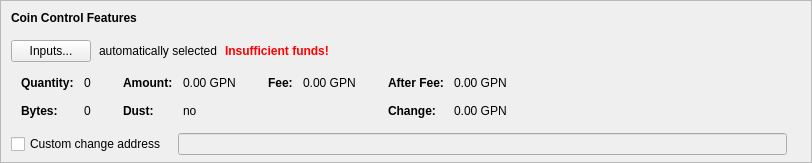
      <widget class="QFrame" name="frameCoinControl">
       <property name="sizePolicy">
        <sizepolicy hsizetype="Expanding" vsizetype="Fixed">
         <horstretch>0</horstretch>
         <verstretch>0</verstretch>
        </sizepolicy>
       </property>
       <property name="maximumSize">
        <size>
         <width>16777215</width>
         <height>16777215</height>
        </size>
       </property>
       <property name="frameShape">
        <enum>QFrame::StyledPanel</enum>
       </property>
       <property name="frameShadow">
        <enum>QFrame::Sunken</enum>
       </property>
       <layout class="QVBoxLayout" name="verticalLayoutCoinControl2">
        <property name="spacing">
         <number>0</number>
        </property>
        <property name="leftMargin">
         <number>0</number>
        </property>
        <property name="topMargin">
         <number>0</number>
        </property>
        <property name="rightMargin">
         <number>0</number>
        </property>
        <property name="bottomMargin">
         <number>6</number>
        </property>
        <item>
         <layout class="QVBoxLayout" name="verticalLayoutCoinControl" stretch="0,0,0,0,0">
          <property name="spacing">
           <number>0</number>
          </property>
          <property name="leftMargin">
           <number>10</number>
          </property>
          <property name="topMargin">
           <number>10</number>
          </property>
          <item>
           <layout class="QHBoxLayout" name="horizontalLayoutCoinControl1">
            <property name="bottomMargin">
             <number>15</number>
            </property>
            <item>
             <widget class="QLabel" name="labelCoinControlFeatures">
              <property name="sizePolicy">
               <sizepolicy hsizetype="Preferred" vsizetype="Maximum">
                <horstretch>0</horstretch>
                <verstretch>0</verstretch>
               </sizepolicy>
              </property>
              <property name="font">
               <font>
                <weight>75</weight>
                <bold>true</bold>
               </font>
              </property>
              <property name="styleSheet">
               <string notr="true">font-weight:bold;</string>
              </property>
              <property name="text">
               <string>Coin Control Features</string>
              </property>
             </widget>
            </item>
           </layout>
          </item>
          <item>
           <layout class="QHBoxLayout" name="horizontalLayoutCoinControl2" stretch="0,0,0,0">
            <property name="spacing">
             <number>8</number>
            </property>
            <property name="bottomMargin">
             <number>10</number>
            </property>
            <item>
             <widget class="QPushButton" name="pushButtonCoinControl">
              <property name="styleSheet">
               <string notr="true"/>
              </property>
              <property name="text">
               <string>Inputs...</string>
              </property>
              <property name="autoDefault">
               <bool>false</bool>
              </property>
             </widget>
            </item>
            <item>
             <widget class="QLabel" name="labelCoinControlAutomaticallySelected">
              <property name="text">
               <string>automatically selected</string>
              </property>
              <property name="margin">
               <number>5</number>
              </property>
             </widget>
            </item>
            <item>
             <widget class="QLabel" name="labelCoinControlInsuffFunds">
              <property name="font">
               <font>
                <weight>75</weight>
                <bold>true</bold>
               </font>
              </property>
              <property name="styleSheet">
               <string notr="true">color:red;font-weight:bold;</string>
              </property>
              <property name="text">
               <string>Insufficient funds!</string>
              </property>
              <property name="margin">
               <number>5</number>
              </property>
             </widget>
            </item>
            <item>
             <spacer name="horizontalSpacerCoinControl">
              <property name="orientation">
               <enum>Qt::Horizontal</enum>
              </property>
              <property name="sizeHint" stdset="0">
               <size>
                <width>40</width>
                <height>1</height>
               </size>
              </property>
             </spacer>
            </item>
           </layout>
          </item>
          <item>
           <widget class="QWidget" name="widgetCoinControl" native="true">
            <property name="sizePolicy">
             <sizepolicy hsizetype="Preferred" vsizetype="Preferred">
              <horstretch>0</horstretch>
              <verstretch>0</verstretch>
             </sizepolicy>
            </property>
            <property name="minimumSize">
             <size>
              <width>0</width>
              <height>0</height>
             </size>
            </property>
            <property name="styleSheet">
             <string notr="true"/>
            </property>
            <layout class="QHBoxLayout" name="horizontalLayoutCoinControl5">
             <property name="leftMargin">
              <number>0</number>
             </property>
             <property name="topMargin">
              <number>0</number>
             </property>
             <property name="rightMargin">
              <number>0</number>
             </property>
             <property name="bottomMargin">
              <number>0</number>
             </property>
             <item>
              <layout class="QHBoxLayout" name="horizontalLayoutCoinControl3" stretch="0,0,0,1">
               <property name="spacing">
                <number>20</number>
               </property>
               <property name="topMargin">
                <number>0</number>
               </property>
               <property name="bottomMargin">
                <number>10</number>
               </property>
               <item>
                <layout class="QFormLayout" name="formLayoutCoinControl1">
                 <property name="horizontalSpacing">
                  <number>10</number>
                 </property>
                 <property name="verticalSpacing">
                  <number>14</number>
                 </property>
                 <property name="leftMargin">
                  <number>10</number>
                 </property>
                 <property name="topMargin">
                  <number>4</number>
                 </property>
                 <property name="rightMargin">
                  <number>6</number>
                 </property>
                 <item row="0" column="0">
                  <widget class="QLabel" name="labelCoinControlQuantityText">
                   <property name="font">
                    <font>
                     <weight>75</weight>
                     <bold>true</bold>
                    </font>
                   </property>
                   <property name="text">
                    <string>Quantity:</string>
                   </property>
                   <property name="margin">
                    <number>0</number>
                   </property>
                  </widget>
                 </item>
                 <item row="0" column="1">
                  <widget class="QLabel" name="labelCoinControlQuantity">
                   <property name="cursor">
                    <cursorShape>IBeamCursor</cursorShape>
                   </property>
                   <property name="contextMenuPolicy">
                    <enum>Qt::ActionsContextMenu</enum>
                   </property>
                   <property name="text">
                    <string notr="true">0</string>
                   </property>
                   <property name="margin">
                    <number>0</number>
                   </property>
                   <property name="textInteractionFlags">
                    <set>Qt::LinksAccessibleByMouse|Qt::TextSelectableByKeyboard|Qt::TextSelectableByMouse</set>
                   </property>
                  </widget>
                 </item>
                 <item row="1" column="0">
                  <widget class="QLabel" name="labelCoinControlBytesText">
                   <property name="font">
                    <font>
                     <weight>75</weight>
                     <bold>true</bold>
                    </font>
                   </property>
                   <property name="text">
                    <string>Bytes:</string>
                   </property>
                  </widget>
                 </item>
                 <item row="1" column="1">
                  <widget class="QLabel" name="labelCoinControlBytes">
                   <property name="cursor">
                    <cursorShape>IBeamCursor</cursorShape>
                   </property>
                   <property name="contextMenuPolicy">
                    <enum>Qt::ActionsContextMenu</enum>
                   </property>
                   <property name="text">
                    <string notr="true">0</string>
                   </property>
                   <property name="textInteractionFlags">
                    <set>Qt::LinksAccessibleByMouse|Qt::TextSelectableByKeyboard|Qt::TextSelectableByMouse</set>
                   </property>
                  </widget>
                 </item>
                </layout>
               </item>
               <item>
                <layout class="QFormLayout" name="formLayoutCoinControl2">
                 <property name="horizontalSpacing">
                  <number>10</number>
                 </property>
                 <property name="verticalSpacing">
                  <number>14</number>
                 </property>
                 <property name="leftMargin">
                  <number>6</number>
                 </property>
                 <property name="topMargin">
                  <number>4</number>
                 </property>
                 <property name="rightMargin">
                  <number>6</number>
                 </property>
                 <item row="0" column="0">
                  <widget class="QLabel" name="labelCoinControlAmountText">
                   <property name="font">
                    <font>
                     <weight>75</weight>
                     <bold>true</bold>
                    </font>
                   </property>
                   <property name="text">
                    <string>Amount:</string>
                   </property>
                   <property name="margin">
                    <number>0</number>
                   </property>
                  </widget>
                 </item>
                 <item row="0" column="1">
                  <widget class="QLabel" name="labelCoinControlAmount">
                   <property name="cursor">
                    <cursorShape>IBeamCursor</cursorShape>
                   </property>
                   <property name="contextMenuPolicy">
                    <enum>Qt::ActionsContextMenu</enum>
                   </property>
                   <property name="text">
                    <string notr="true">0.00 GPN</string>
                   </property>
                   <property name="textInteractionFlags">
                    <set>Qt::LinksAccessibleByMouse|Qt::TextSelectableByKeyboard|Qt::TextSelectableByMouse</set>
                   </property>
                  </widget>
                 </item>
                 <item row="1" column="0">
                  <widget class="QLabel" name="labelCoinControlLowOutputText">
                   <property name="font">
                    <font>
                     <weight>75</weight>
                     <bold>true</bold>
                    </font>
                   </property>
                   <property name="text">
                    <string>Dust:</string>
                   </property>
                  </widget>
                 </item>
                 <item row="1" column="1">
                  <widget class="QLabel" name="labelCoinControlLowOutput">
                   <property name="cursor">
                    <cursorShape>IBeamCursor</cursorShape>
                   </property>
                   <property name="contextMenuPolicy">
                    <enum>Qt::ActionsContextMenu</enum>
                   </property>
                   <property name="text">
                    <string notr="true">no</string>
                   </property>
                   <property name="textInteractionFlags">
                    <set>Qt::LinksAccessibleByMouse|Qt::TextSelectableByKeyboard|Qt::TextSelectableByMouse</set>
                   </property>
                  </widget>
                 </item>
                </layout>
               </item>
               <item>
                <layout class="QFormLayout" name="formLayoutCoinControl3">
                 <property name="horizontalSpacing">
                  <number>10</number>
                 </property>
                 <property name="verticalSpacing">
                  <number>14</number>
                 </property>
                 <property name="leftMargin">
                  <number>6</number>
                 </property>
                 <property name="topMargin">
                  <number>4</number>
                 </property>
                 <property name="rightMargin">
                  <number>6</number>
                 </property>
                 <item row="0" column="0">
                  <widget class="QLabel" name="labelCoinControlFeeText">
                   <property name="font">
                    <font>
                     <weight>75</weight>
                     <bold>true</bold>
                    </font>
                   </property>
                   <property name="text">
                    <string>Fee:</string>
                   </property>
                   <property name="margin">
                    <number>0</number>
                   </property>
                  </widget>
                 </item>
                 <item row="0" column="1">
                  <widget class="QLabel" name="labelCoinControlFee">
                   <property name="cursor">
                    <cursorShape>IBeamCursor</cursorShape>
                   </property>
                   <property name="contextMenuPolicy">
                    <enum>Qt::ActionsContextMenu</enum>
                   </property>
                   <property name="text">
                    <string notr="true">0.00 GPN</string>
                   </property>
                   <property name="textInteractionFlags">
                    <set>Qt::LinksAccessibleByMouse|Qt::TextSelectableByKeyboard|Qt::TextSelectableByMouse</set>
                   </property>
                  </widget>
                 </item>
                </layout>
               </item>
               <item>
                <layout class="QFormLayout" name="formLayoutCoinControl4">
                 <property name="horizontalSpacing">
                  <number>10</number>
                 </property>
                 <property name="verticalSpacing">
                  <number>14</number>
                 </property>
                 <property name="leftMargin">
                  <number>6</number>
                 </property>
                 <property name="topMargin">
                  <number>4</number>
                 </property>
                 <property name="rightMargin">
                  <number>6</number>
                 </property>
                 <item row="0" column="0">
                  <widget class="QLabel" name="labelCoinControlAfterFeeText">
                   <property name="font">
                    <font>
                     <weight>75</weight>
                     <bold>true</bold>
                    </font>
                   </property>
                   <property name="text">
                    <string>After Fee:</string>
                   </property>
                   <property name="margin">
                    <number>0</number>
                   </property>
                  </widget>
                 </item>
                 <item row="0" column="1">
                  <widget class="QLabel" name="labelCoinControlAfterFee">
                   <property name="cursor">
                    <cursorShape>IBeamCursor</cursorShape>
                   </property>
                   <property name="contextMenuPolicy">
                    <enum>Qt::ActionsContextMenu</enum>
                   </property>
                   <property name="text">
                    <string notr="true">0.00 GPN</string>
                   </property>
                   <property name="textInteractionFlags">
                    <set>Qt::LinksAccessibleByMouse|Qt::TextSelectableByKeyboard|Qt::TextSelectableByMouse</set>
                   </property>
                  </widget>
                 </item>
                 <item row="1" column="0">
                  <widget class="QLabel" name="labelCoinControlChangeText">
                   <property name="font">
                    <font>
                     <weight>75</weight>
                     <bold>true</bold>
                    </font>
                   </property>
                   <property name="text">
                    <string>Change:</string>
                   </property>
                  </widget>
                 </item>
                 <item row="1" column="1">
                  <widget class="QLabel" name="labelCoinControlChange">
                   <property name="cursor">
                    <cursorShape>IBeamCursor</cursorShape>
                   </property>
                   <property name="contextMenuPolicy">
                    <enum>Qt::ActionsContextMenu</enum>
                   </property>
                   <property name="text">
                    <string notr="true">0.00 GPN</string>
                   </property>
                   <property name="textInteractionFlags">
                    <set>Qt::LinksAccessibleByMouse|Qt::TextSelectableByKeyboard|Qt::TextSelectableByMouse</set>
                   </property>
                  </widget>
                 </item>
                </layout>
               </item>
              </layout>
             </item>
            </layout>
           </widget>
          </item>
          <item>
           <layout class="QHBoxLayout" name="horizontalLayoutCoinControl4" stretch="0,0,0">
            <property name="spacing">
             <number>12</number>
            </property>
            <property name="sizeConstraint">
             <enum>QLayout::SetDefaultConstraint</enum>
            </property>
            <property name="topMargin">
             <number>5</number>
            </property>
            <property name="rightMargin">
             <number>5</number>
            </property>
            <item>
             <widget class="QCheckBox" name="checkBoxCoinControlChange">
              <property name="toolTip">
               <string>If this is activated, but the change address is empty or invalid, change will be sent to a newly generated address.</string>
              </property>
              <property name="text">
               <string>Custom change address</string>
              </property>
             </widget>
            </item>
            <item>
             <widget class="QValidatedLineEdit" name="lineEditCoinControlChange">
              <property name="enabled">
               <bool>false</bool>
              </property>
              <property name="sizePolicy">
               <sizepolicy hsizetype="Expanding" vsizetype="Fixed">
                <horstretch>0</horstretch>
                <verstretch>0</verstretch>
               </sizepolicy>
              </property>
             </widget>
            </item>
            <item>
             <widget class="QLabel" name="labelCoinControlChangeLabel">
              <property name="sizePolicy">
               <sizepolicy hsizetype="Preferred" vsizetype="Expanding">
                <horstretch>0</horstretch>
                <verstretch>0</verstretch>
               </sizepolicy>
              </property>
              <property name="minimumSize">
               <size>
                <width>0</width>
                <height>0</height>
               </size>
              </property>
              <property name="text">
               <string/>
              </property>
              <property name="margin">
               <number>3</number>
              </property>
             </widget>
            </item>
           </layout>
          </item>
          <item>
           <spacer name="verticalSpacerCoinControl">
            <property name="orientation">
             <enum>Qt::Vertical</enum>
            </property>
            <property name="sizeHint" stdset="0">
             <size>
              <width>800</width>
              <height>1</height>
             </size>
            </property>
           </spacer>
          </item>
         </layout>
        </item>
       </layout>
      </widget>
